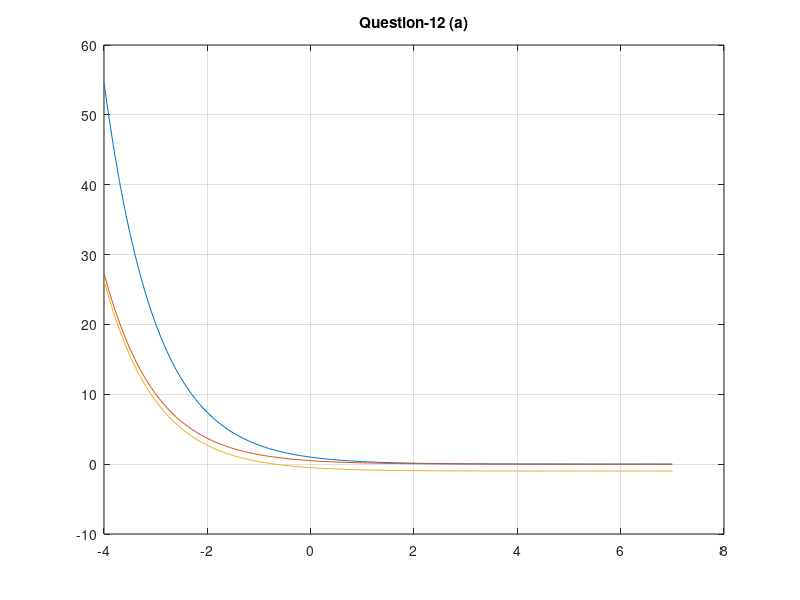

This chart was generated by the following MATLAB code:
e=2.718281828;
x=-4:0.1:7;
y=power(e,-x);
plot(x,y)
grid on
hold on
y=(1/2)*power(e,-x);
plot(x,y)

y=(1/2)*power(e,-x)-1;
plot(x,y)

title("Question-12 (a)")
